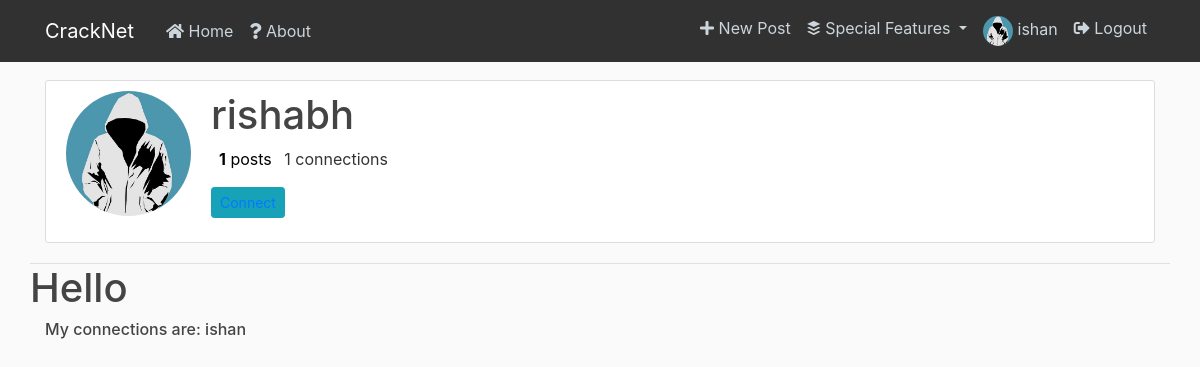
/profile/rishabh (signed in), run on an earlier commit of the app's database.
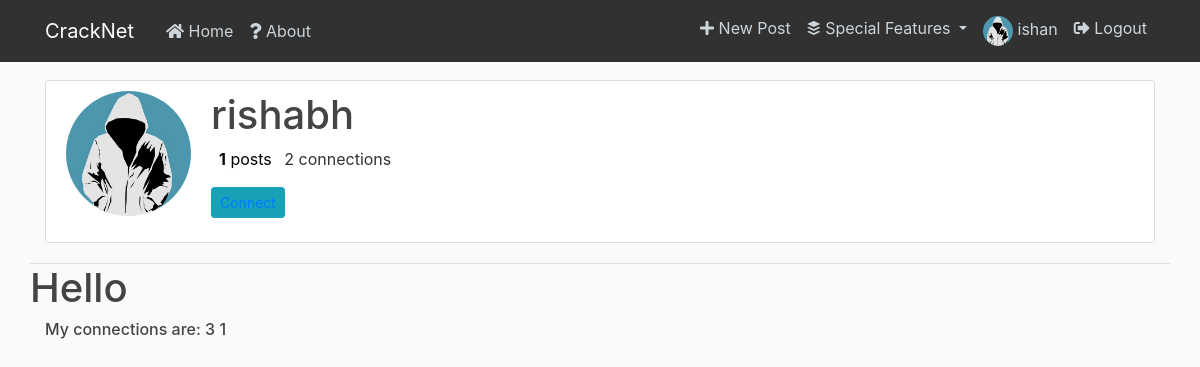
And on a later commit of the database.
### flaskblog/models.py (models this page shows, shortened)
class User(db.Model, UserMixin):
    id = db.Column(db.Integer, primary_key=True)
    username = db.Column(db.String(20), unique=True, nullable=False)
    email = db.Column(db.String(120), unique=True, nullable=False)
    image_file = db.Column(db.String(20), nullable=False, default='default.jpg')
    password = db.Column(db.String(60), nullable=False)
    connections=db.Column(db.Integer, nullable=False, default=0)
    connected_users=db.Column(db.String(100000), default="")
    posts = db.relationship('Post', backref='author', lazy=True)
    comments = db.relationship('Comment', backref='author', lazy=True)

### flaskblog/routes.py (the view)
@app.route("/profile/<string:username>")
@login_required
def profile(username):
    user = User.query.filter_by(username=username).first()
    posts_count = len(Post.query.filter_by(user_id=user.id).all())
    connections = user.connections
    connected_users = user.connected_users
    image_file = url_for('static', filename='profile_pics/' + user.image_file)
    return render_template('profile.html', user=user, image_file=image_file,
                           posts_count=posts_count, connections = connections, connected_users= connected_users)

### flaskblog/models.py (called while the page is built)
@login_manager.user_loader
def load_user(user_id):
    return User.query.get(int(user_id))

### flaskblog/templates/profile.html (shortened to what this page needs)
{% extends "layout.html" %}
{% block content %}
    <div class="content-section">
        <div class="media">
            <img class="rounded-circle account-img" src="{{ image_file }}"></img>
            <div class="media-body">
                <h2 class="account-heading">{{ user.username }}</h2>
                <a class="no-color" href="{{ url_for('user_posts', username=user.username) }}"><strong>{{posts_count}}</strong> posts</span></a>
                <span class="ml-2">{{ user.connections }} connections</span>
                <br>
                <button type="button" class="btn btn-info btn-sm mt-3"><a href="{{ url_for('connections', user_id = user.id) }}">Connect</a></button>
            </div>
        </div>
    </div>
    <div class="row border-top">
        <h1>Hello</h1>
    </div>
    <h6>My connections are: {{  user.connected_users }} </h6>
    </div>
{% endblock content %}

### flaskblog/templates/layout.html (shortened to what this page needs)
<!DOCTYPE html>
<html>
<head>
    <link rel="stylesheet" href="https://maxcdn.bootstrapcdn.com/bootstrap/4.0.0/css/bootstrap.min.css">
    <link rel="stylesheet" href="https://use.fontawesome.com/releases/v5.8.2/css/all.css">
    <link rel="stylesheet" type="text/css" href="{{ url_for('static', filename='main.css') }}">
</head>
<body>
    <header class="site-header">
      <nav class="navbar navbar-expand-md navbar-dark bg-steel fixed-top">
        <div class="container">
          <a class="navbar-brand mr-4" href="/">CrackNet</a>
          <div class="collapse navbar-collapse" id="navbarToggle">
            <div class="navbar-nav mr-auto">
              <a class="nav-item nav-link" href="{{ url_for('home') }}"><i class="fas fa-home"></i> Home</a>
              <a class="nav-item nav-link" href="{{ url_for('about') }}"><i class="fas fa-question"></i> About</a>
            </div>
            <div class="navbar-nav">
              {% if current_user.is_authenticated %}
                <a class="nav-item nav-link" href="{{ url_for('new_post') }}"><i class="fas fa-plus"></i> New Post</a>
                <li class="nav-item dropdown">
                  <a class="nav-link dropdown-toggle" href="#" id="navbarDropdown" role="button" data-toggle="dropdown" aria-haspopup="true" aria-expanded="false">
                    <i class="fab fa-buffer"></i> Special Features
                  </a>
                </li>
                <a class="nav-item nav-link" href="{{ url_for('account') }}"><img class="acc-nav-img" src="{{ url_for('static', filename='profile_pics/' + current_user.image_file) }}">  {{current_user.username}}</a>
                <a class="nav-item nav-link" href="{{ url_for('logout') }}"><i class="fas fa-sign-out-alt"></i> Logout</a>
              {% else %}
                <a class="nav-item nav-link" href="{{ url_for('login') }}"><i class="fas fa-sign-in-alt"></i> Login</a>
                <a class="nav-item nav-link" href="{{ url_for('register') }}"><i class="fas fa-user-plus"></i> Register</a>
              {% endif %}
            </div>
          </div>
        </div>
      </nav>
    </header>
    <main role="main" class="container">
      <div class="row">
        <div class="col-md-12">
          {% block content %}{% endblock %}
        </div>
    </main>
</body>
</html>

### flaskblog/static/main.css (style rules this page uses)
body { background: #fafafa; color: #333333; margin-top: 5rem; }
h1, h2, h3, h4, h5, h6 { color: #444444; }
.bg-steel { background-color: #313131; }
.site-header .navbar-nav .nav-link { color: #cbd5db; }
.content-section { background: #ffffff; padding: 10px 20px; border: 1px solid #dddddd; border-radius: 3px; margin-bottom: 20px; }
.account-img { height: 125px; width: 125px; margin-right: 20px; margin-bottom: 16px; }
.account-heading { font-size: 2.5rem; }
.acc-nav-img { border-radius:50%; height:30px; width:30px; }
a.no-color { color:black; }

What changed in the data, as far as the page shows it:
changed User "rishabh": connections "1" → "2"; connected_users "ishan" → "3 1"
